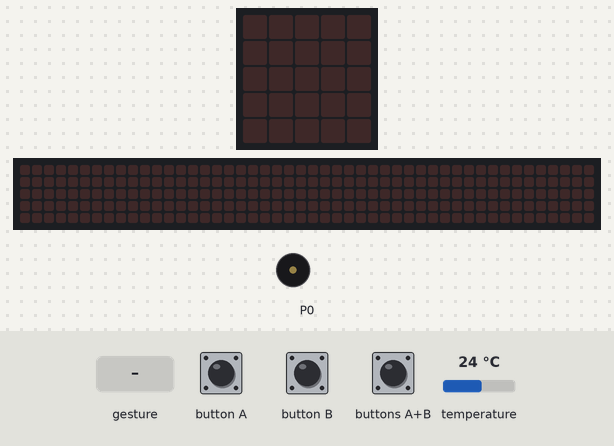
Recording of a program running on a simulated BBC micro:bit (MakeCode). Shown: the board's 5×5 LED display, a strip that is not on the board, showing the scrolling text unrolled, buzzer (waves = sounding). The inputs (shaded band) are chosen by the test bench; at power-on: temperature 24 °C. Random numbers come from a fixed seed; a tilt is held for 1.5 s and a shake lasts 1 s, then the board lies face up again; the 48×5 strip is a reading aid, not a part: it shows the text the display is scrolling, unrolled, one strip-width of it at a time.

Above: at 1.2 s.
1.3 s: button A pressed for 0.15 s
At 4.0 s:
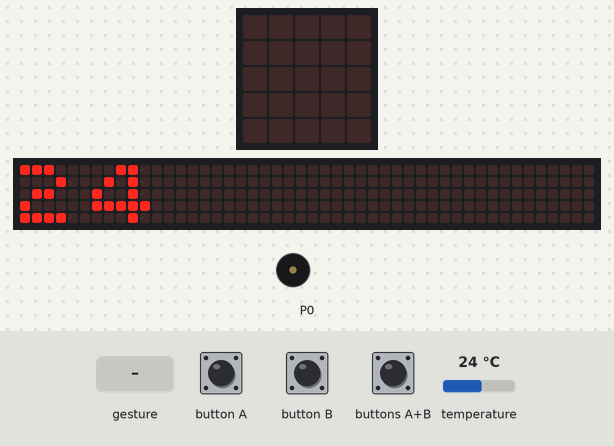
4.3 s: buttons A+B pressed for 0.15 s
At 5.6 s:
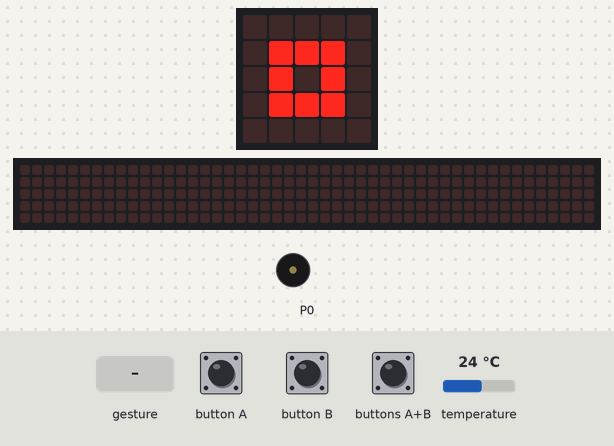
6.7 s: button A pressed for 0.15 s
At 6.92 s:
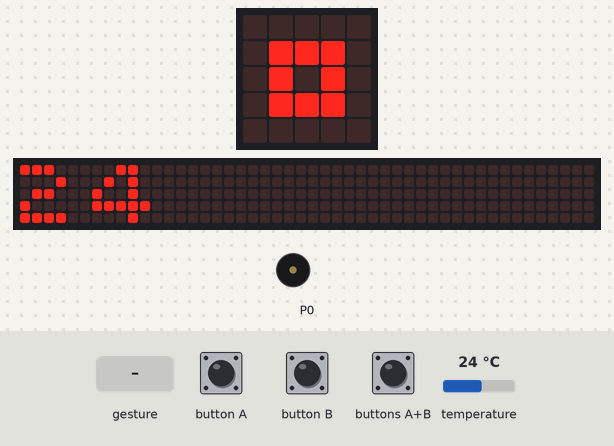
9.7 s: button B pressed for 0.15 s
At 10.2 s:
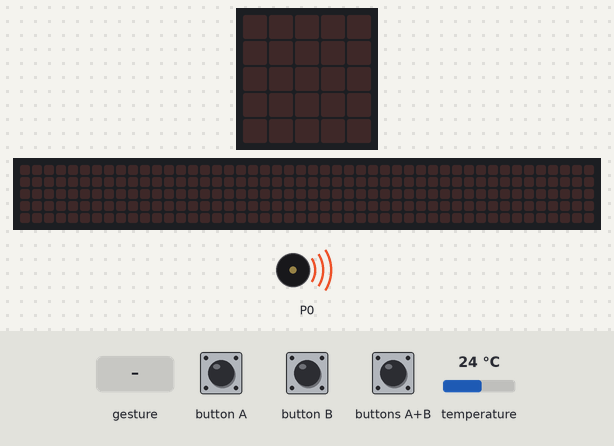
12.8 s: gesture 'tilt left'
At 14.6 s:
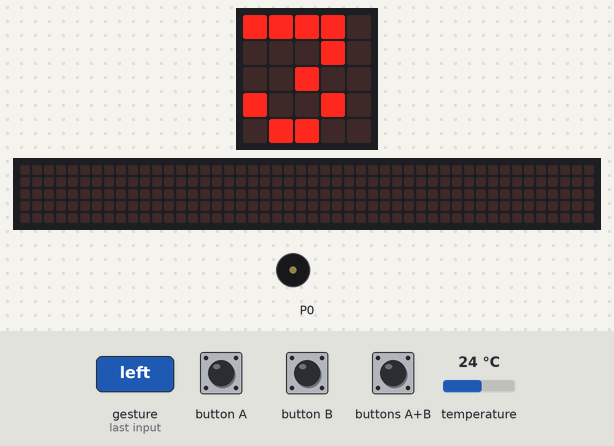
15.8 s: gesture 'shake'
At 16.8 s:
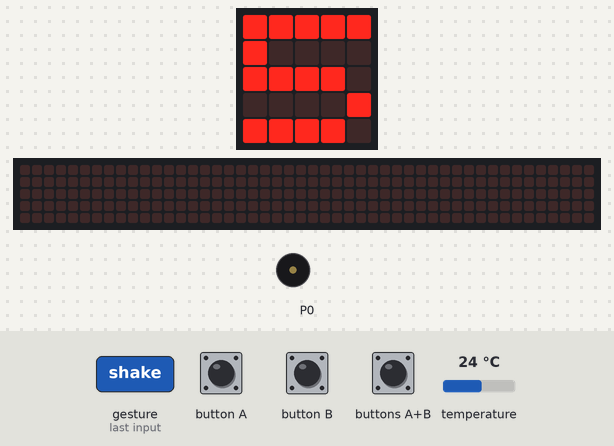
Timing chart, 0 to 18.5 s (numbered marks = the images above; inputs shaded):
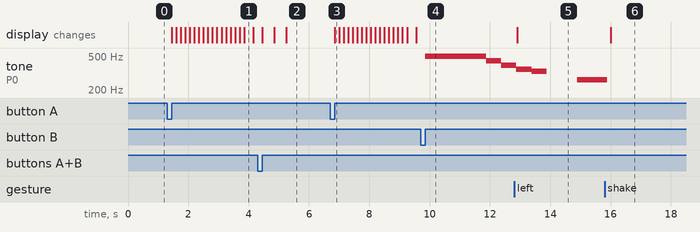

The program:

main.ts
```typescript
input.onGesture(Gesture.TiltLeft, function () {
    basic.showNumber(randint(1, 12))
})
input.onButtonPressed(Button.A, function () {
    basic.showNumber(input.temperature())
    basic.pause(1000)
})
input.onGesture(Gesture.Shake, function () {
    basic.showNumber(randint(1, 6))
})
input.onButtonPressed(Button.AB, function () {
    basic.showLeds(`
        # # # # #
        # # # # #
        # # # # #
        # # # # #
        # # # # #
        `)
    basic.showLeds(`
        # # # # #
        # . . . #
        # . . . #
        # . . . #
        # # # # #
        `)
    basic.showLeds(`
        . . . . .
        . # # # .
        . # . # .
        . # # # .
        . . . . .
        `)
})
input.onButtonPressed(Button.B, function () {
    music.playMelody("B B B B A G F E ", 120)
    basic.pause(1000)
    music.ringTone(262)
    basic.pause(1000)
    music.stopAllSounds()
})
```

test.ts
```typescript
// 在此处测试；当此软件包作为插件使用时，将不会编译此软件包。
```

Measured:
- after the input at 1.3 s, the display: changes after 0.15 s (image 1)
- after the input at 4.3 s, the display: first changes after 0.15 s (image 2 shows a later state)
- after the input at 6.7 s, the display: changes after 0.15 s (image 3)
- after the input at 9.7 s, tone on P0: silent → 494 Hz after 0.15 s, → 440 Hz 2.0 s later, → 392 Hz 0.51 s later
- after the input at 12.8 s, the display: changes after 0.10 s (image 5)
- after the input at 15.8 s, the display: changes after 0.20 s (image 6)
